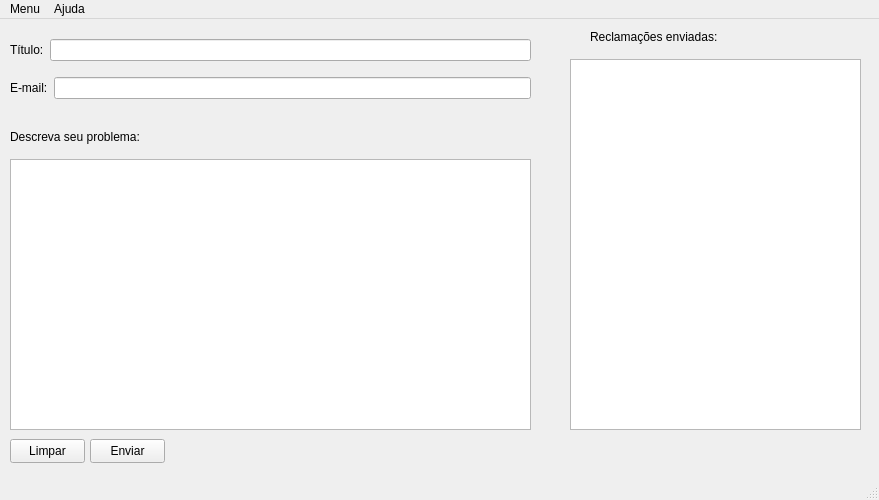
<?xml version="1.0" encoding="UTF-8"?>
<ui version="4.0">
 <class>MainWindow</class>
 <widget class="QMainWindow" name="MainWindow">
  <property name="geometry">
   <rect>
    <x>0</x>
    <y>0</y>
    <width>879</width>
    <height>500</height>
   </rect>
  </property>
  <property name="windowTitle">
   <string>Sistema de Reclamações</string>
  </property>
  <widget class="QWidget" name="centralwidget">
   <widget class="QLabel" name="label_3">
    <property name="geometry">
     <rect>
      <x>10</x>
      <y>110</y>
      <width>151</width>
      <height>16</height>
     </rect>
    </property>
    <property name="text">
     <string>Descreva seu problema:</string>
    </property>
   </widget>
   <widget class="QPlainTextEdit" name="txt_reclamacao">
    <property name="geometry">
     <rect>
      <x>10</x>
      <y>140</y>
      <width>521</width>
      <height>271</height>
     </rect>
    </property>
   </widget>
   <widget class="QPushButton" name="btn_limpar">
    <property name="geometry">
     <rect>
      <x>10</x>
      <y>420</y>
      <width>75</width>
      <height>24</height>
     </rect>
    </property>
    <property name="text">
     <string>Limpar</string>
    </property>
   </widget>
   <widget class="QPushButton" name="btn_enviar">
    <property name="geometry">
     <rect>
      <x>90</x>
      <y>420</y>
      <width>75</width>
      <height>24</height>
     </rect>
    </property>
    <property name="text">
     <string>Enviar</string>
    </property>
   </widget>
   <widget class="QLabel" name="label_4">
    <property name="geometry">
     <rect>
      <x>590</x>
      <y>10</y>
      <width>151</width>
      <height>16</height>
     </rect>
    </property>
    <property name="text">
     <string>Reclamações enviadas:</string>
    </property>
   </widget>
   <widget class="QWidget" name="verticalLayoutWidget">
    <property name="geometry">
     <rect>
      <x>10</x>
      <y>10</y>
      <width>521</width>
      <height>80</height>
     </rect>
    </property>
    <layout class="QVBoxLayout" name="lt_top_vert">
     <item>
      <layout class="QHBoxLayout" name="lt_hrt_1">
       <item>
        <widget class="QLabel" name="label">
         <property name="text">
          <string>Título:</string>
         </property>
        </widget>
       </item>
       <item>
        <widget class="QLineEdit" name="txt_titulo"/>
       </item>
      </layout>
     </item>
     <item>
      <layout class="QHBoxLayout" name="lt_hrt2">
       <item>
        <widget class="QLabel" name="label_2">
         <property name="text">
          <string>E-mail:</string>
         </property>
        </widget>
       </item>
       <item>
        <widget class="QLineEdit" name="txt_email"/>
       </item>
      </layout>
     </item>
    </layout>
   </widget>
   <widget class="QPlainTextEdit" name="lbl_reclamacoes">
    <property name="geometry">
     <rect>
      <x>570</x>
      <y>40</y>
      <width>291</width>
      <height>371</height>
     </rect>
    </property>
    <property name="readOnly">
     <bool>true</bool>
    </property>
   </widget>
   <widget class="QLabel" name="lbl_resultado">
    <property name="geometry">
     <rect>
      <x>170</x>
      <y>420</y>
      <width>341</width>
      <height>31</height>
     </rect>
    </property>
    <property name="styleSheet">
     <string notr="true">font: 700 14pt &quot;Segoe UI&quot;;</string>
    </property>
    <property name="text">
     <string/>
    </property>
   </widget>
  </widget>
  <widget class="QMenuBar" name="menubar">
   <property name="geometry">
    <rect>
     <x>0</x>
     <y>0</y>
     <width>879</width>
     <height>22</height>
    </rect>
   </property>
   <widget class="QMenu" name="menuMenu">
    <property name="title">
     <string>Menu</string>
    </property>
    <addaction name="menu_add"/>
    <addaction name="menu_sair"/>
   </widget>
   <widget class="QMenu" name="menuSobre">
    <property name="title">
     <string>Ajuda</string>
    </property>
    <addaction name="menu_sobre"/>
   </widget>
   <addaction name="menuMenu"/>
   <addaction name="menuSobre"/>
  </widget>
  <widget class="QStatusBar" name="statusbar"/>
  <action name="menu_add">
   <property name="text">
    <string>Salvar</string>
   </property>
  </action>
  <action name="actionListar">
   <property name="text">
    <string>Listar</string>
   </property>
  </action>
  <action name="menu_sair">
   <property name="text">
    <string>Sair</string>
   </property>
  </action>
  <action name="menu_sobre">
   <property name="text">
    <string>Sobre</string>
   </property>
  </action>
  <action name="actionListaR">
   <property name="text">
    <string>Listar</string>
   </property>
  </action>
 </widget>
 <resources/>
 <connections/>
</ui>
